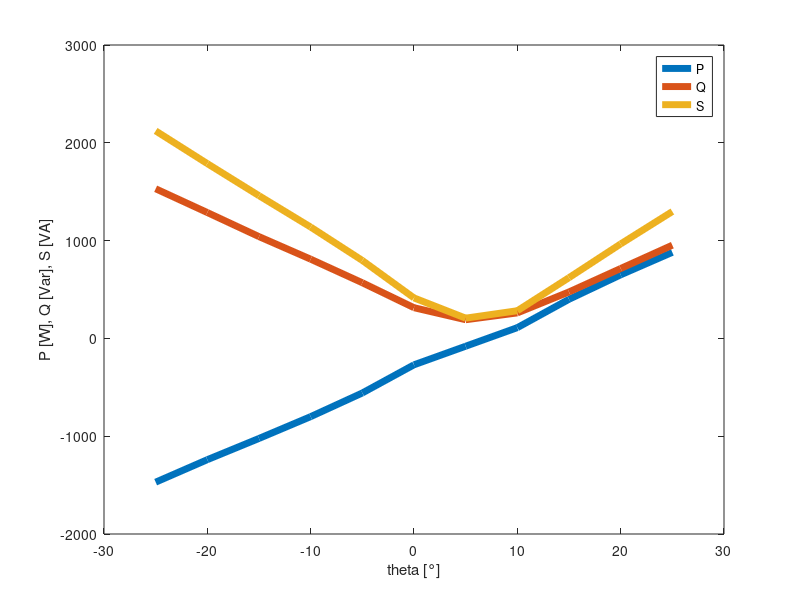

Write MATLAB code to recreate this figure.
alpha = [-25,   -20,   -15,   -10,  -5,   0,    5,   10,   15,  20,  25];
U =     345;
I =     [6.15,  5.18,  4.23,  3.3,  2.31, 1.2,  0.6, 0.82, 1.8, 2.8, 3.76];
S = U*I;
P =     [-1470, -1240, -1023, -800, -558, -270, -80, 110,  400, 650, 880];
Q = sqrt(S.^2 - P.^2);

plot(alpha,P, 'linewidth', 5, alpha, Q, 'linewidth', 5, alpha,S, 'linewidth', 5)
legend('P', 'Q', 'S')
xlabel('theta [°]')
ylabel('P [W], Q [Var], S [VA]')
